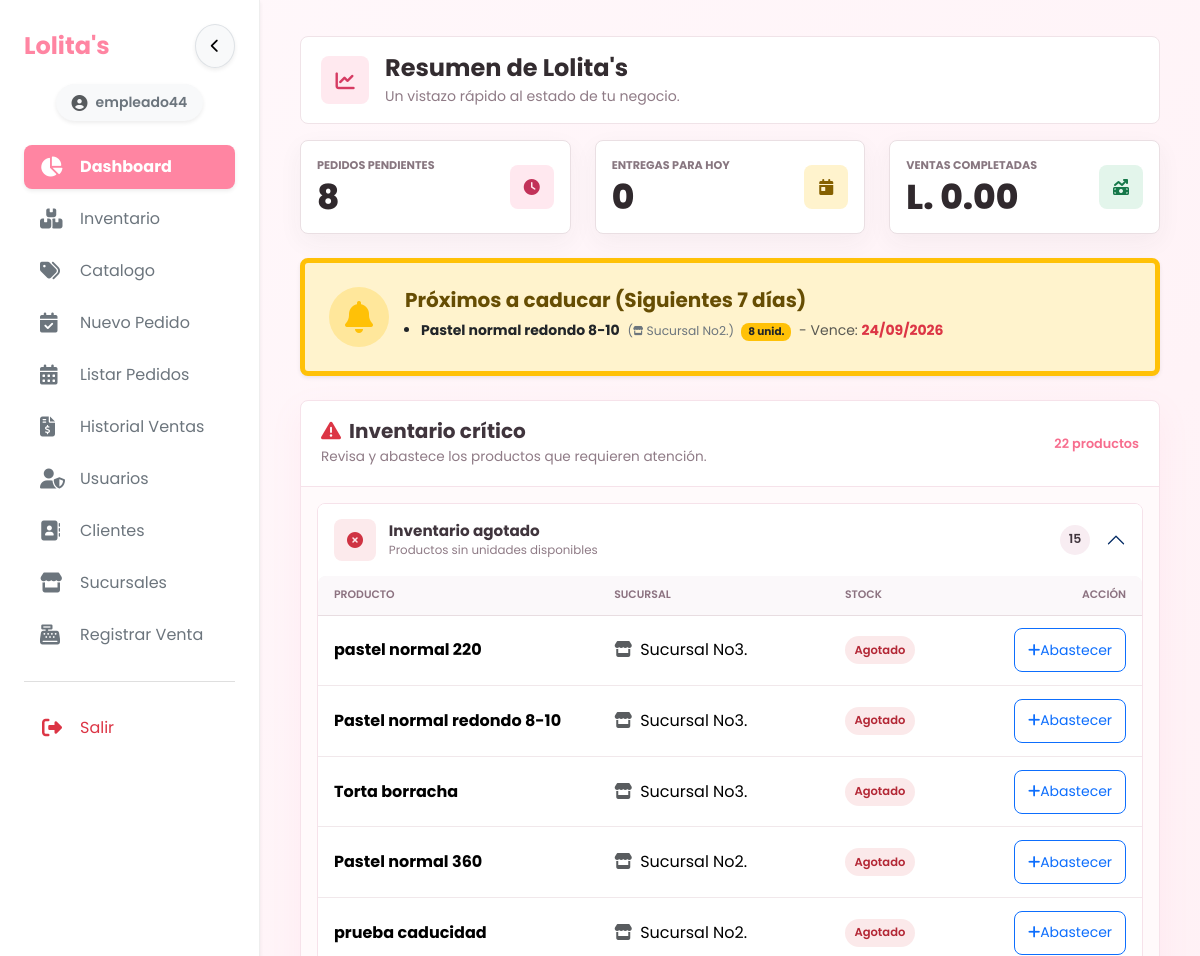
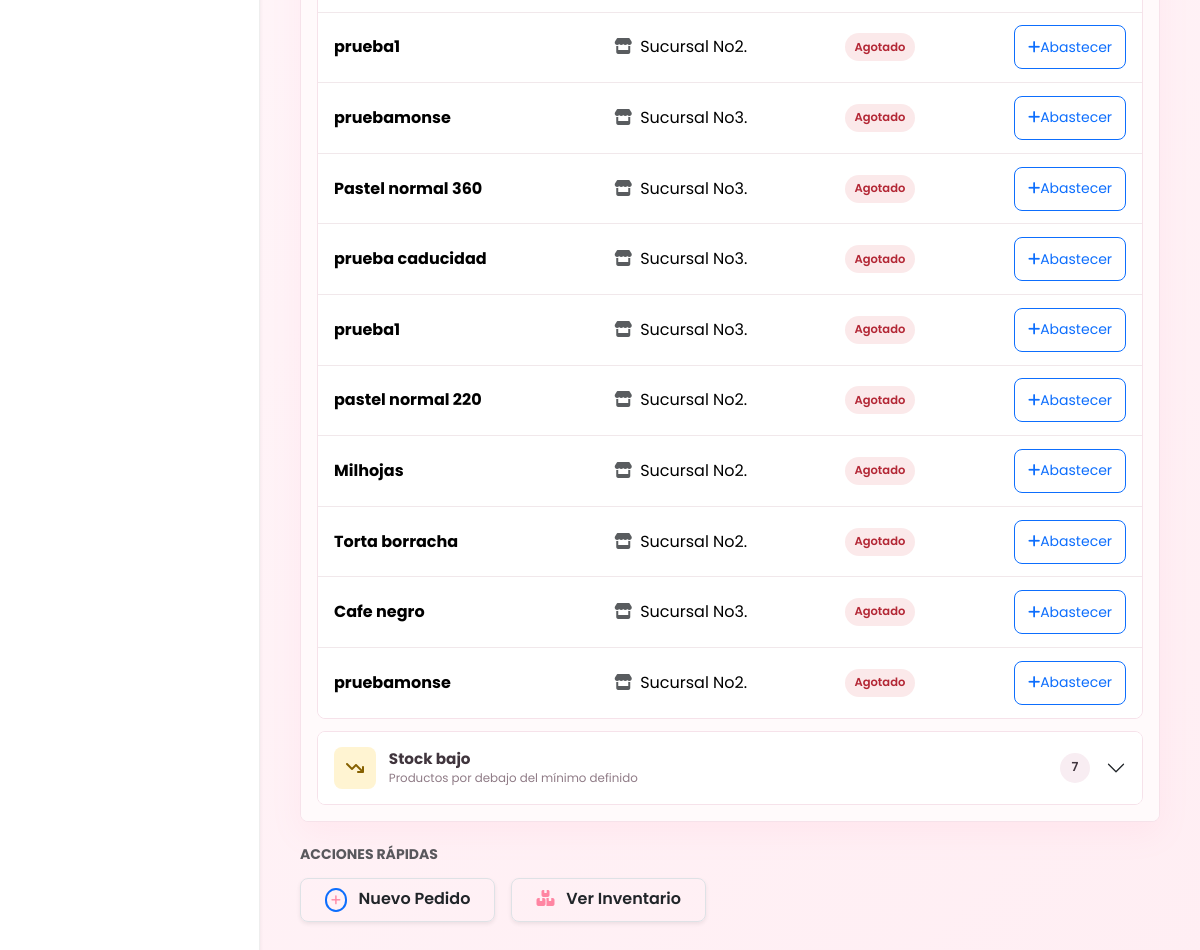
Page /index.php?view=dashboard (signed in) on the committed database (2 pictures, top to bottom).
### tables this page shows
CREATE TABLE `inventario` (
  `id_inventario` int NOT NULL AUTO_INCREMENT,
  `id_sucursal` int NOT NULL,
  `id_producto` int NOT NULL,
  `stock_actual` int DEFAULT '0',
  `stock_minimo` int DEFAULT '5',
  `ultima_actualizacion` timestamp NULL DEFAULT CURRENT_TIMESTAMP ON UPDATE CURRENT_TIMESTAMP,
  `fecha_caducidad` date DEFAULT NULL,
  PRIMARY KEY (`id_inventario`),
  UNIQUE KEY `uq_sucursal_producto_fecha` (`id_sucursal`,`id_producto`,`fecha_caducidad`),
  KEY `id_producto` (`id_producto`),
  KEY `idx_fk_sucursal` (`id_sucursal`),
  KEY `idx_inventario_sucursal_caducidad` (`id_sucursal`,`fecha_caducidad`),
  CONSTRAINT `inventario_ibfk_1` FOREIGN KEY (`id_sucursal`) REFERENCES `sucursales` (`id_sucursal`) ON DELETE CASCADE,
  CONSTRAINT `inventario_ibfk_2` FOREIGN KEY (`id_producto`) REFERENCES `productos` (`id_producto`) ON DELETE CASCADE
);

CREATE TABLE `productos` (
  `id_producto` int NOT NULL AUTO_INCREMENT,
  `id_categoria` int DEFAULT NULL,
  `tipo_producto` enum('pastel','panaderia') NOT NULL DEFAULT 'panaderia',
  `nombre_producto` varchar(100) NOT NULL,
  `descripcion` text,
  `precio_base` decimal(10,2) NOT NULL,
  `imagen_url` varchar(255) DEFAULT NULL,
  `dias_vida_util` int DEFAULT '0',
  `estado` enum('Activo','Inactivo') NOT NULL DEFAULT 'Activo',
  PRIMARY KEY (`id_producto`),
  KEY `id_categoria` (`id_categoria`),
  KEY `idx_productos_estado_nombre` (`estado`,`nombre_producto`),
  CONSTRAINT `productos_ibfk_1` FOREIGN KEY (`id_categoria`) REFERENCES `categorias` (`id_categoria`) ON DELETE SET NULL
);

CREATE TABLE `sucursales` (
  `id_sucursal` int NOT NULL AUTO_INCREMENT,
  `nombre_sucursal` varchar(100) NOT NULL,
  `direccion` text,
  `telefono` varchar(20) DEFAULT NULL,
  `fecha_creacion` timestamp NULL DEFAULT CURRENT_TIMESTAMP,
  `estado` enum('Activa','Inactiva') NOT NULL DEFAULT 'Activa',
  PRIMARY KEY (`id_sucursal`),
  UNIQUE KEY `uq_sucursales_nombre` (`nombre_sucursal`)
);

### views/dashboard/partials/critical-stock-button.php (the view)
<?php if (\App\Security\Auth::canAccessBranch((int) $item['id_sucursal'], 'inventory.adjust')): ?>
<button type="button"
        class="btn btn-sm btn-outline-primary critical-stock-action btn-abastecer-directo"
        data-id="<?= (int) ($item['id_inventario'] ?? 0) ?>"
        data-producto="<?= (int) ($item['id_producto'] ?? 0) ?>"
        data-sucursal="<?= (int) $item['id_sucursal'] ?>"
        data-nombre="<?= e($item['nombre_producto']) ?>"
        data-sucursal-nombre="<?= e($item['nombre_sucursal']) ?>"
        aria-label="Abastecer <?= e($item['nombre_producto']) ?>"
        title="Abastecer <?= e($item['nombre_producto']) ?>">
    <i class="fa-solid fa-plus" aria-hidden="true"></i><span>Abastecer</span>
</button>
<?php else: ?>
<span class="text-muted small">Solo lectura</span>
<?php endif; ?>

### views/dashboard/index.php (shortened to what the rows shown need)
<div class="container-fluid app-page p-2 p-md-4">
    <header class="app-page-header">
        <div class="app-page-header__main">
            <div class="app-page-header__copy">
                <h2 class="app-page-header__title">Resumen de Lolita's</h2>
            </div>
        </div>
    </header>
    <?php if (count($productos_por_caducar) > 0): ?>
    <div class="row mb-4">
        <div class="col-12">
            <div class="alert alert-warning shadow-sm border-warning border-start border-5 mb-0 rounded-4 p-4 d-flex flex-column flex-md-row align-items-md-center gap-3" role="alert">
                <div class="flex-grow-1">
                    <ul class="mb-0 small ps-3 text-dark mt-2">
                        <?php foreach ($productos_por_caducar as $alerta_cad):
                            $fecha_formateada = date('d/m/Y', strtotime($alerta_cad['fecha_caducidad']));
                        ?>
                            <li class="mb-1">
                                <strong><?= htmlspecialchars($alerta_cad['nombre_producto']) ?></strong>
                                <span class="text-secondary small ms-1">
                                    (<i class="fa-solid fa-store fa-xs"></i> <?= htmlspecialchars($alerta_cad['nombre_sucursal']) ?>)
                                </span>
                                <span class="badge bg-warning text-dark mx-1"><?= $alerta_cad['stock_actual'] ?> unid.</span>
                                <span class="text-muted">- Vence: <span class="text-danger fw-bold"><?= $fecha_formateada ?></span></span>
                            </li>
                        <?php endforeach; ?>
                    </ul>
                </div>
            </div>
        </div>
    </div>
    <?php endif; ?>
    <div class="row mb-4">
        <div class="col-12">
            <section class="critical-inventory" aria-labelledby="criticalInventoryTitle">
                <?php
                $inventoryMenus = [
                    ['title' => 'Inventario agotado', 'description' => 'Productos sin unidades disponibles', 'icon' => 'fa-circle-xmark', 'variant' => 'danger', 'items' => $inventario_agotado],
                    ['title' => 'Stock bajo', 'description' => 'Productos por debajo del mínimo definido', 'icon' => 'fa-arrow-trend-down', 'variant' => 'warning', 'items' => $inventario_stock_bajo],
                ];
                ?>
                <div class="critical-accordion accordion" id="criticalInventoryAccordion">
                    <?php foreach ($inventoryMenus as $menuIndex => $menu): ?>
                        <?php $collapseId = 'criticalInventoryPanel' . $menuIndex; ?>
                        <div class="accordion-item critical-panel critical-panel--<?= $menu['variant'] ?>">
                            <h6 class="accordion-header">
                                <button class="accordion-button critical-panel__toggle <?= $menuIndex === 0 ? '' : 'collapsed' ?>"
                                        type="button"
                                        data-bs-toggle="collapse"
                                        data-bs-target="#<?= $collapseId ?>"
                                        aria-expanded="<?= $menuIndex === 0 ? 'true' : 'false' ?>"
                                        aria-controls="<?= $collapseId ?>">
                                    <span class="critical-panel__icon" aria-hidden="true"><i class="fa-solid <?= $menu['icon'] ?>"></i></span>
                                    <span class="critical-panel__heading">
                                        <strong><?= e($menu['title']) ?></strong>
                                        <small><?= e($menu['description']) ?></small>
                                    </span>
                                    <span class="critical-panel__count"><?= count($menu['items']) ?></span>
                                </button>
                            </h6>
                            <div id="<?= $collapseId ?>" class="accordion-collapse collapse <?= $menuIndex === 0 ? 'show' : '' ?>">
                                <div class="accordion-body critical-panel__body">
                                    <?php if ($menu['items'] === []): ?>
                                        <p class="critical-panel__empty mb-0"><i class="fa-solid fa-circle-check me-2"></i>No hay productos en esta categoría.</p>
                                    <?php else: ?>
                                        <div class="d-none d-md-block table-responsive">
                                            <table class="table critical-table mb-0">
                                                <thead>
                                                    <tr><th scope="col">Producto</th><th scope="col">Sucursal</th><th scope="col">Stock</th><th scope="col" class="text-end">Acción</th></tr>
                                                </thead>
                                                <tbody>
                                                    <?php foreach ($menu['items'] as $item): ?>
                                                        <tr>
                                                            <th scope="row"><?= e($item['nombre_producto']) ?></th>
                                                            <td><i class="fa-solid fa-store me-2 text-muted" aria-hidden="true"></i><?= e($item['nombre_sucursal']) ?></td>
                                                            <td>
                                                                <span class="stock-chip stock-chip--<?= (int) $item['stock_actual'] <= 0 ? 'danger' : 'warning' ?>">
                                                                    <?= (int) $item['stock_actual'] <= 0 ? 'Agotado' : (int) $item['stock_actual'] . ' unid.' ?>
                                                                </span>
                                                            </td>
                                                            <td class="text-end"><?php include __DIR__ . '/partials/critical-stock-button.php'; ?></td>
                                                        </tr>
                                                    <?php endforeach; ?>
                                                </tbody>
                                            </table>
                                        </div>
                                                <?php foreach ($menu['items'] as $item): ?>
                                                        <td class="text-center"><?php include __DIR__ . '/partials/critical-stock-button.php'; ?></td>
                                                <?php endforeach; ?>
                                    <?php endif; ?>
                                </div>
                            </div>
                        </div>
                    <?php endforeach; ?>
                </div>
            </section>
        </div>
    </div>
</div>
<?php
if (\App\Security\Auth::hasPermission('inventory.adjust')) {
    include __DIR__ . '/../inventario/partials/restock-panel.php';
}
?>
<link rel="stylesheet" href="css/views/dashboard.css?v=<?= filemtime(__DIR__ . '/../../public/css/views/dashboard.css') ?>">

### rows in the picture
inventario: id_producto.nombre_producto "Pastel normal redondo 8-10", id_sucursal.nombre_sucursal "Sucursal No2.", stock_actual "8", fecha_caducidad "24/09/2026"
productos: nombre_producto "pastel normal 220", nombre_sucursal "Sucursal No3.", nombre_sucursal "Sucursal No2."
productos: nombre_producto "Pastel normal redondo 8-10", nombre_sucursal "Sucursal No3."
productos: nombre_producto "Torta borracha", nombre_sucursal "Sucursal No3.", nombre_sucursal "Sucursal No2."
productos: nombre_producto "Pastel normal 360", nombre_sucursal "Sucursal No2.", nombre_sucursal "Sucursal No3."
productos: nombre_producto "prueba caducidad", nombre_sucursal "Sucursal No2.", nombre_sucursal "Sucursal No3."
productos: nombre_producto "prueba1", nombre_sucursal "Sucursal No2.", nombre_sucursal "Sucursal No3."
productos: nombre_producto "pruebamonse", nombre_sucursal "Sucursal No3.", nombre_sucursal "Sucursal No2."
productos: nombre_producto "Milhojas", nombre_sucursal "Sucursal No2."
productos: nombre_producto "Cafe negro", nombre_sucursal "Sucursal No3."

### other values in the picture
$_SESSION['username'] "empleado44"
$metricas['pendientes'] "8"
$metricas['para_hoy'] "0"
$metricas['ventas'] "0.00"
count($inventario_agotado) + count($inventario_stock_bajo) "22"
$menu['title'] "Inventario agotado"
$menu['description'] "Productos sin unidades disponibles"
count($menu['items']) "15"
$menu['title'] "Stock bajo"
$menu['description'] "Productos por debajo del mínimo definido"
count($menu['items']) "7"
